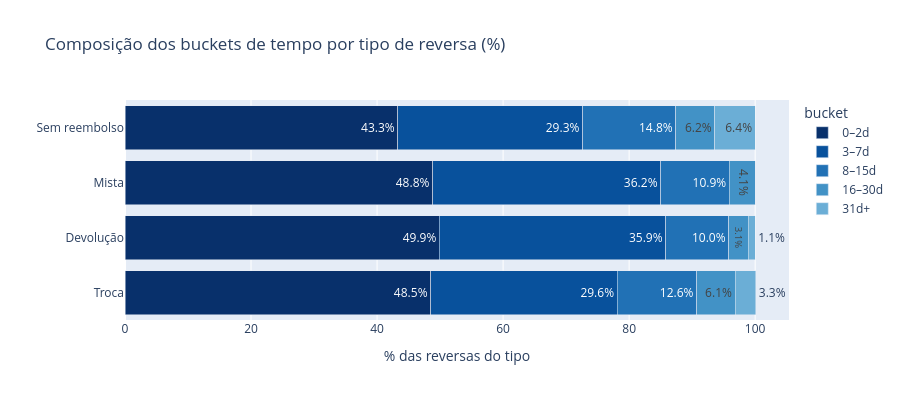

Here is the notebook cell this chart was saved with:
### Markdown cell above
## 5. Buckets de tempo (0–2d · 3–7d · 8–15d · 16–30d · 31d+)

### Code cell
# distribuição geral por bucket
dist_bucket = (dfv["bucket"].value_counts(normalize=True).reindex(labels) * 100).round(1)
tab_bucket = pd.DataFrame({"pct_%": dist_bucket, "n": dfv["bucket"].value_counts().reindex(labels)})
display(tab_bucket)

# crosstab % por tipo (Troca / Devolução)
ct = pd.crosstab(dfv["tipo"], dfv["bucket"], normalize="index")[labels] * 100
ct = ct.loc[[t for t in ["Troca", "Devolução", "Mista", "Sem reembolso"] if t in ct.index]].round(1)
display(ct)

# barra empilhada interativa
ct_long = ct.reset_index().melt(id_vars="tipo", var_name="bucket", value_name="pct")
fig = px.bar(ct_long, x="pct", y="tipo", color="bucket", orientation="h",
             title="Composição dos buckets de tempo por tipo de reversa (%)",
             labels={"pct": "% das reversas do tipo", "tipo": "", "bucket": "bucket"},
             category_orders={"bucket": labels}, color_discrete_sequence=px.colors.sequential.Blues_r,
             text=ct_long["pct"].map(lambda v: f"{v:.1f}%"))

fig.update_layout(barmode="stack", height=400)
fig.show()

### Figure 1 — Plotly figure (JSON) as saved in the notebook; plotly's stock layout.template omitted (floating-point values rounded to 4 significant figures)
{"data": [{"hovertemplate": "bucket=0–2d<br>% das reversas do tipo=%{x}<br>=%{y}<br>text=%{text}<extra></extra>", "legendgroup": "0–2d", "marker": {"color": "rgb(8,48,107)", "pattern": {"shape": ""}}, "name": "0–2d", "orientation": "h", "showlegend": true, "text": ["48.5%", "49.9%", "48.8%", "43.3%"], "textposition": "auto", "type": "bar", "x": [48.5, 49.9, 48.8, 43.3], "xaxis": "x", "y": ["Troca", "Devolução", "Mista", "Sem reembolso"], "yaxis": "y"}, {"hovertemplate": "bucket=3–7d<br>% das reversas do tipo=%{x}<br>=%{y}<br>text=%{text}<extra></extra>", "legendgroup": "3–7d", "marker": {"color": "rgb(8,81,156)", "pattern": {"shape": ""}}, "name": "3–7d", "orientation": "h", "showlegend": true, "text": ["29.6%", "35.9%", "36.2%", "29.3%"], "textposition": "auto", "type": "bar", "x": [29.6, 35.9, 36.2, 29.3], "xaxis": "x", "y": ["Troca", "Devolução", "Mista", "Sem reembolso"], "yaxis": "y"}, {"hovertemplate": "bucket=8–15d<br>% das reversas do tipo=%{x}<br>=%{y}<br>text=%{text}<extra></extra>", "legendgroup": "8–15d", "marker": {"color": "rgb(33,113,181)", "pattern": {"shape": ""}}, "name": "8–15d", "orientation": "h", "showlegend": true, "text": ["12.6%", "10.0%", "10.9%", "14.8%"], "textposition": "auto", "type": "bar", "x": [12.6, 10.0, 10.9, 14.8], "xaxis": "x", "y": ["Troca", "Devolução", "Mista", "Sem reembolso"], "yaxis": "y"}, {"hovertemplate": "bucket=16–30d<br>% das reversas do tipo=%{x}<br>=%{y}<br>text=%{text}<extra></extra>", "legendgroup": "16–30d", "marker": {"color": "rgb(66,146,198)", "pattern": {"shape": ""}}, "name": "16–30d", "orientation": "h", "showlegend": true, "text": ["6.1%", "3.1%", "4.1%", "6.2%"], "textposition": "auto", "type": "bar", "x": [6.1, 3.1, 4.1, 6.2], "xaxis": "x", "y": ["Troca", "Devolução", "Mista", "Sem reembolso"], "yaxis": "y"}, {"hovertemplate": "bucket=31d+<br>% das reversas do tipo=%{x}<br>=%{y}<br>text=%{text}<extra></extra>", "legendgroup": "31d+", "marker": {"color": "rgb(107,174,214)", "pattern": {"shape": ""}}, "name": "31d+", "orientation": "h", "showlegend": true, "text": ["3.3%", "1.1%", "0.0%", "6.4%"], "textposition": "auto", "type": "bar", "x": [3.3, 1.1, 0.0, 6.4], "xaxis": "x", "y": ["Troca", "Devolução", "Mista", "Sem reembolso"], "yaxis": "y"}], "layout": {"barmode": "stack", "height": 400, "legend": {"title": {"text": "bucket"}, "tracegroupgap": 0}, "title": {"text": "Composição dos buckets de tempo por tipo de reversa (%)"}, "xaxis": {"anchor": "y", "domain": [0.0, 1.0], "title": {"text": "% das reversas do tipo"}}, "yaxis": {"anchor": "x", "domain": [0.0, 1.0], "title": {"text": ""}}}}
